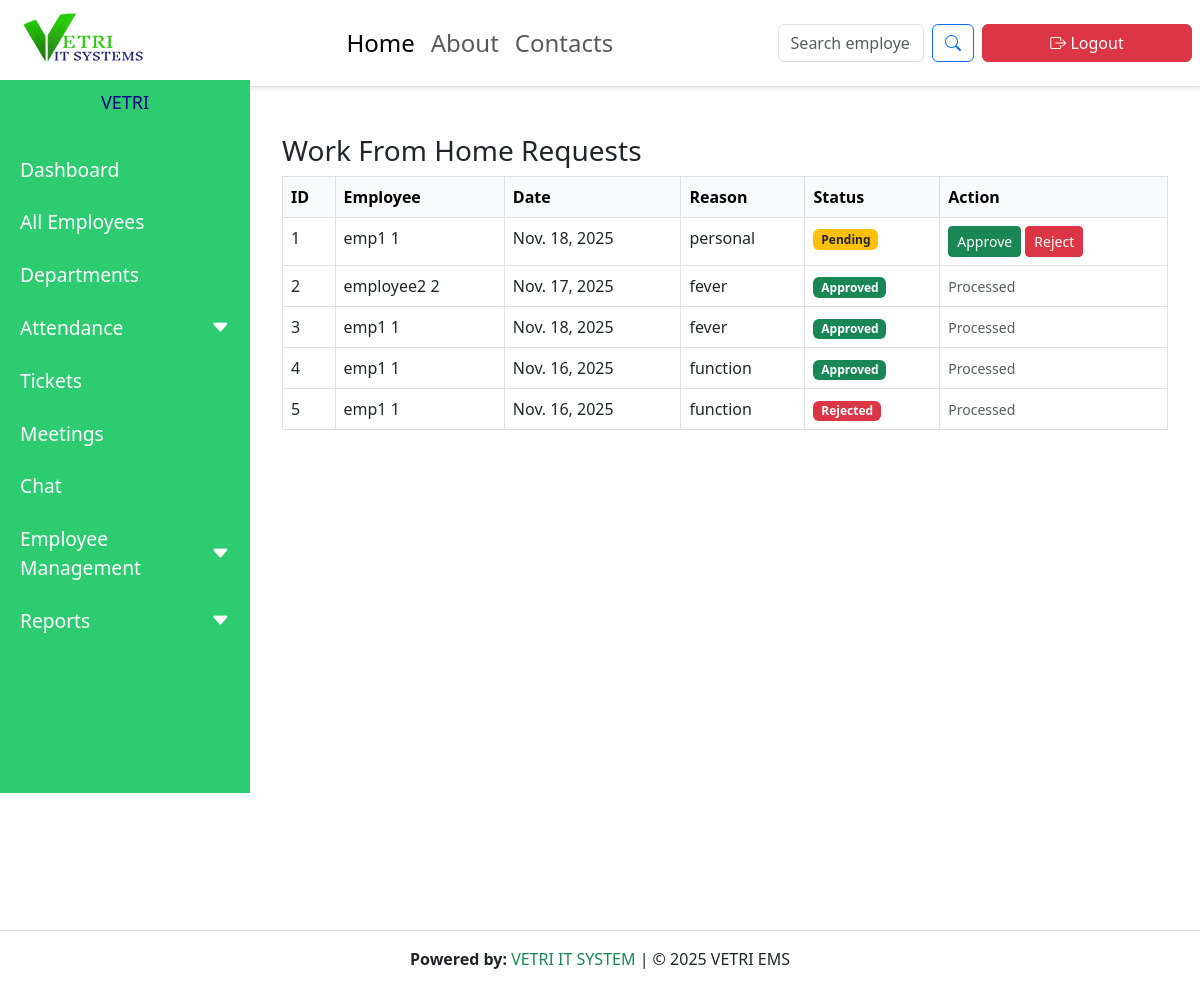
The page /work-from-home/ (signed in) on the database its author committed.
### employees/models.py (models this page shows, shortened)
class WorkFromHome(models.Model):
    STATUS_CHOICES = [
        ('Pending', 'Pending'),
        ('Approved', 'Approved'),
        ('Rejected', 'Rejected'),
    ]
    employee = models.ForeignKey(Employee, on_delete=models.CASCADE)
    date = models.DateField()
    reason = models.TextField()
    status = models.CharField(max_length=10, choices=STATUS_CHOICES, default='Pending')
    applied_on = models.DateTimeField(auto_now_add=True)

class Employee(models.Model):
    user = models.OneToOneField(User, on_delete=models.CASCADE, null=True, blank=True)
    emp_id = models.CharField(max_length=20, unique=True)
    first_name = models.CharField(max_length=100)
    last_name = models.CharField(max_length=100, blank=True)
    email = models.EmailField(unique=True)
    phone = models.CharField(max_length=20)
    department = models.ForeignKey(Department, on_delete=models.CASCADE, null=True, blank=True)
    designation = models.ForeignKey(Designation, on_delete=models.CASCADE, null=True, blank=True)
    date_joined = models.DateField(default=timezone.now)
    address = models.TextField(blank=True)

### employees/views.py (the view)
# urls.py: path("work-from-home/", views.wfh_list, name="wfh_list"),
def wfh_list(request):
    if request.user.is_superuser:
        wfh = WorkFromHome.objects.all().order_by('-applied_on')
    else:
        if not hasattr(request.user, "employee"):
            return render(request, "employees/no_employee.html")
        wfh = WorkFromHome.objects.filter(
            employee=request.user.employee
        )
    return render(request, "employees/wfh_list.html", {"wfh": wfh})

### employees/context_processors.py (called while the page is built)
def admin_id_processor(request):
    try:
        admin_user = User.objects.filter(is_superuser=True).first()
        return {'admin_id': admin_user.id if admin_user else None}
    except:
        return {'admin_id': None}

def unread_ticket_count(request):
    if request.user.is_authenticated and request.user.is_superuser:
        return {"unread_count": Ticket.objects.filter(is_read=False).count()}
    return {"unread_count": 0}

### employees/templates/employees/wfh_list.html (shortened to what this page needs)
{% extends "base.html" %}
{% load static %}
{% block content %}
  <link href="https://cdn.jsdelivr.net/npm/bootstrap@5.3.0/dist/css/bootstrap.min.css" rel="stylesheet">
  <div class="main-content" id="content">
<div class="container mt-4">
  <h3>Work From Home Requests</h3>
<div class="table-responsive">
  <table class="table table-bordered ">
    <thead class="table-light">
      <tr>
        <th>ID</th>
        <th>Employee</th>
        <th>Date</th>
        <th>Reason</th>
        <th>Status</th>
        {% if user.is_superuser %}<th>Action</th>{% endif %}
      </tr>
    </thead>
    <tbody>
      {% for row in wfh %}
      <tr>
        <td>{{ forloop.counter }}</td>
        <td>{{ row.employee.first_name }} {{ row.employee.last_name }}</td>
        <td>{{ row.date }}</td>
        <td>{{ row.reason }}</td>
        <td>
          <span class="badge
            {% if row.status == 'Approved' %}bg-success
            {% elif row.status == 'Rejected' %}bg-danger
            {% else %}bg-warning text-dark{% endif %}">
            {{ row.status }}
          </span>
        </td>
        {% if user.is_superuser %}
        <td>
          {% if row.status == "Pending" %}
          <a href="{% url 'approve_wfh' row.id %}" class="btn btn-success btn-sm">Approve</a>
          <a href="{% url 'reject_wfh' row.id %}" class="btn btn-danger btn-sm">Reject</a>
          {% else %}
          <small class="text-muted">Processed</small>
          {% endif %}
        </td>
        {% endif %}
      </tr>
      {% empty %}
      <tr><td colspan="6" class="text-muted">No Requests Found</td></tr>
      {% endfor %}
    </tbody>
  </table>
</div>
</div>
  </div>
{% endblock %}

### employees/static/css/style.css (style rules this page uses)
body { margin: 0; font-family: 'Poppins', sans-serif; background-color: #f8f9fa; overflow-x: hidden; }

### rows shown on the page
WorkFromHome: employee.first_name "emp1", employee.last_name "1", date "Nov. 18, 2025", reason "personal", status "Pending", shows "Approve"
WorkFromHome: employee.first_name "employee2", employee.last_name "2", date "Nov. 17, 2025", reason "fever", status "Approved", shows "Processed"
WorkFromHome: employee.first_name "emp1", employee.last_name "1", date "Nov. 18, 2025", reason "fever", status "Approved", shows "Processed"
WorkFromHome: employee.first_name "emp1", employee.last_name "1", date "Nov. 16, 2025", reason "function", status "Approved", shows "Processed"
WorkFromHome: employee.first_name "emp1", employee.last_name "1", date "Nov. 16, 2025", reason "function", status "Rejected", shows "Processed"
